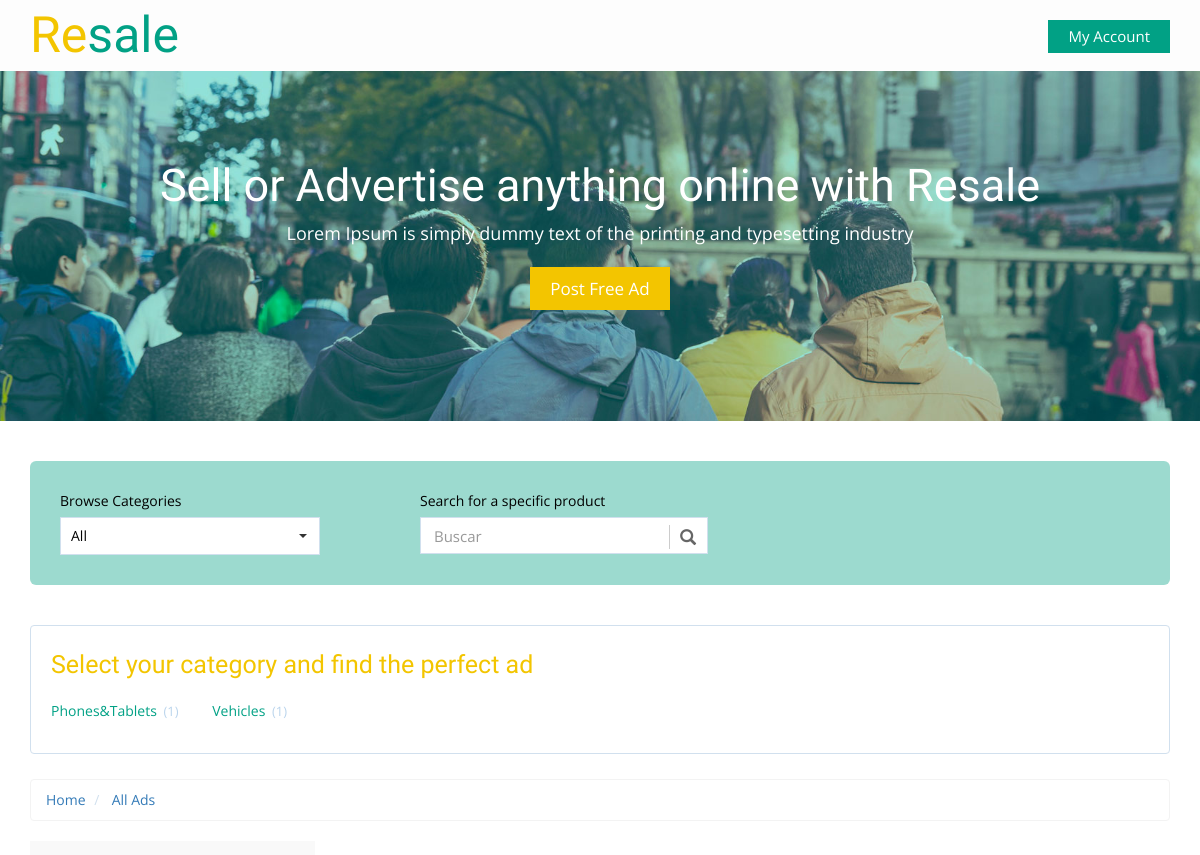
The app's page /products/ (upper part), older data.
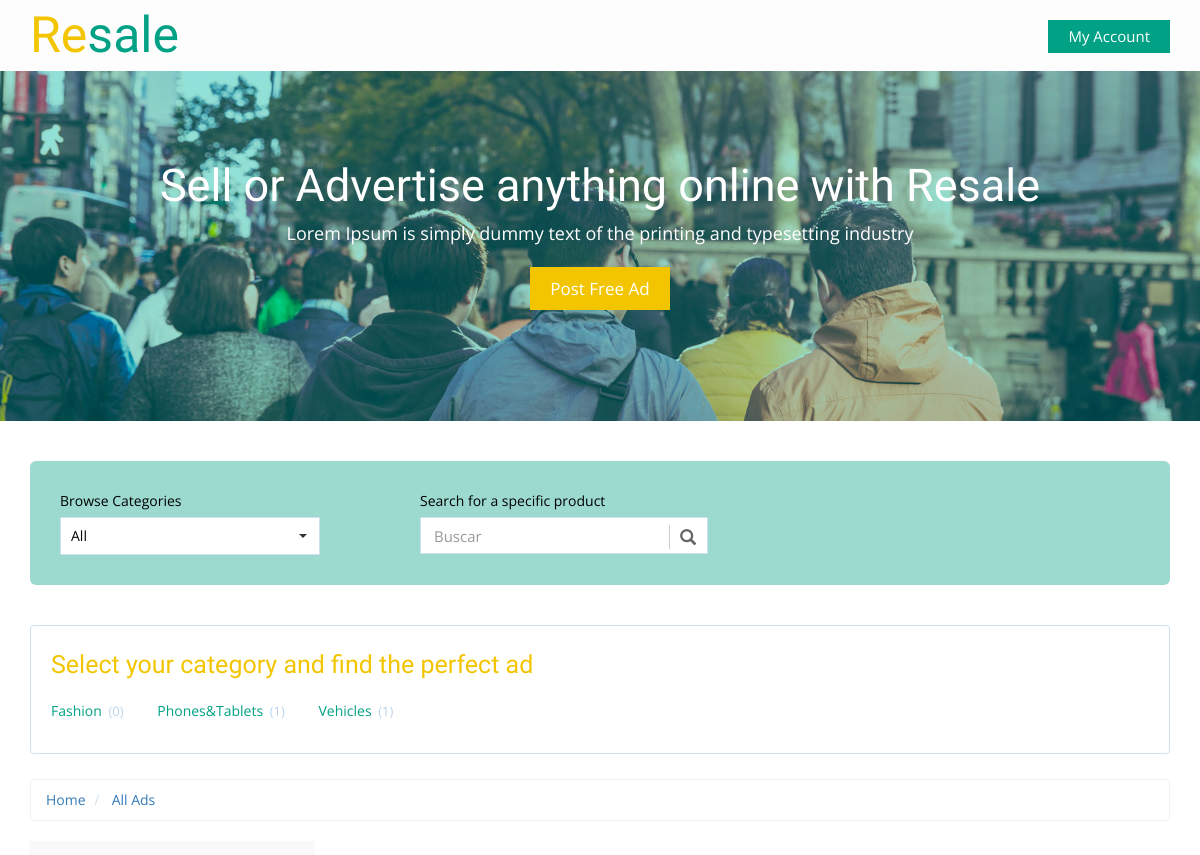
The same page, newer data.
### product/models.py (models this page shows, shortened)
class Category(models.Model):
    category_name = models.CharField(max_length=50)
    image = models.ImageField(upload_to='category/' , blank=True , null=True)
    icon = IconField()
    slug = models.SlugField(blank=True  , null=True)
    class Meta:
        verbose_name = 'category'
        verbose_name_plural = 'categories'
    def __str__(self):
        return self.category_name

### product/views.py (the view, shortened to what this page needs)
# urls.py: path('' , views.productlist , name='product_list') ,
def productlist(request , category_slug=None):
    category = None
    productlist = Product.objects.all()
    categorylist = Category.objects.annotate(total_products=Count('product'))
    if category_slug :
        category = get_object_or_404(Category ,slug=category_slug)
        productlist = productlist.filter(category=category)
    search_query = request.GET.get('q')
    paginator = Paginator(productlist, 1) # Show 25 contacts per page
    page = request.GET.get('page')
    productlist = paginator.get_page(page)
    template = 'Product/product_list.html'
    context = {'product_list' : productlist , 'category_list' : categorylist ,'category' : category }
    return render(request , template , context)

### product/models.py (called while the page is built)
    def __str__(self):
        return self.brand_name

### product/templates/Product/product_list.html (shortened to what this page needs)
{% extends 'base.html' %}
{% block body %}
	<div class="total-ads main-grid-border">
		<div class="container">
			<div class="select-box">
				<div class="browse-category ads-list">
					<label>Browse Categories</label>
					<select class="selectpicker show-tick" data-live-search="true">
					  <option data-tokens="Mobiles">All</option>
					</select>
				</div>
				<div class="search-product ads-list">
					<label>Search for a specific product</label>
					<div class="search">
						<div id="custom-search-input">
						<div class="input-group">
							<input type="text" class="form-control input-lg" placeholder="Buscar" />
							<span class="input-group-btn">
								<button class="btn btn-info btn-lg" type="button">
									<i class="glyphicon glyphicon-search"></i>
								</button>
							</span>
						</div>
					</div>
					</div>
				</div>
			</div>
			<div class="all-categories">
				<h3> Select your category and find the perfect ad</h3>
				<ul class="all-cat-list">
                    {% for category in category_list %}
					    <li><a href="{% url 'products:product_list_category' category.slug  %}">{{category}} <span class="num-of-ads">({{category.total_products}})</span></a></li>
                    {% endfor %}
				</ul>
			</div>
			<ol class="breadcrumb" style="margin-bottom: 5px;">
			  <li><a href="/">Home</a></li>
              <li class="active"> <a href="{% url 'products:product_list' %}"> All Ads </a></li>
			</ol>
			<div class="ads-grid">
				<div class="side-bar col-md-3">
				</div>
				<div class="ads-display col-md-9">
					<div class="wrapper">
				</div>
				</div>
				<div class="clearfix"></div>
			</div>
		</div>
	</div>
{% endblock body %}

Row changes from the older to the newer data that the page shows:
added Category: category_name "Fashion", total_products "0"
